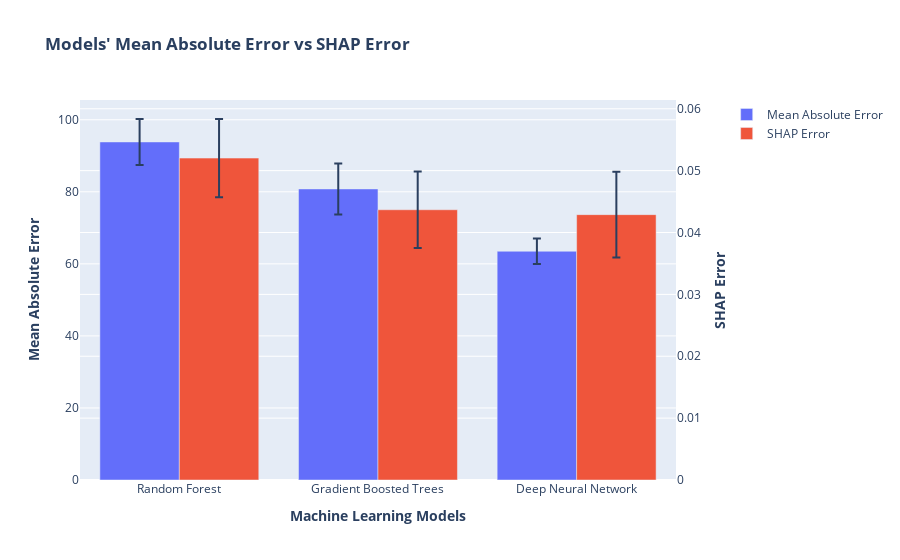

Notebook cell for this chart:
### Code cell
# Create figure with secondary y-axis
model = ['Random Forest', 'Gradient Boosted Trees', 'Deep Neural Network']
fig = make_subplots(specs=[[{"secondary_y": True}]])
# Add traces
fig.add_trace(
    go.Bar(x=model, y=mae_median, name="Mean Absolute Error", offsetgroup= "1",
           error_y=dict(type='data', array=mae_std)),
    secondary_y=False,
)

fig.add_trace(
    go.Bar(x=model, y=sv_median, name="SHAP Error", offsetgroup= "2",
           error_y=dict(type='data', array=sv_std)),
    secondary_y=True,
)

# Add figure title
fig.update_layout(
    title_text="<b>Models' Mean Absolute Error vs SHAP Error</b>",
    barmode='group'
)
# fig.update_traces(texttemplate='%{text:.2s}', textposition='auto')
# fig.update_layout(uniformtext_minsize=8, uniformtext_mode='hide')


# Set x-axis title
fig.update_xaxes(title_text="<b>Machine Learning Models</b>")

# Set y-axes titles
fig.update_yaxes(title_text="<b>Mean Absolute Error</b>", secondary_y=False)
fig.update_yaxes(title_text="<b>SHAP Error</b>", secondary_y=True)


fig.show()

### Figure 1 — Plotly figure (JSON) as saved in the notebook; plotly's stock layout.template omitted (floating-point values rounded to 4 significant figures)
{"data": [{"error_y": {"array": [6.368, 7.088, 3.566], "type": "data"}, "name": "Mean Absolute Error", "offsetgroup": "1", "type": "bar", "x": ["Random Forest", "Gradient Boosted Trees", "Deep Neural Network"], "xaxis": "x", "y": [93.84, 80.79, 63.5], "yaxis": "y"}, {"error_y": {"array": [0.006317, 0.006196, 0.006937], "type": "data"}, "name": "SHAP Error", "offsetgroup": "2", "type": "bar", "x": ["Random Forest", "Gradient Boosted Trees", "Deep Neural Network"], "xaxis": "x", "y": [0.05203, 0.04367, 0.04289], "yaxis": "y2"}], "layout": {"barmode": "group", "title": {"text": "<b>Models' Mean Absolute Error vs SHAP Error</b>"}, "xaxis": {"anchor": "y", "domain": [0, 0.94], "title": {"text": "<b>Machine Learning Models</b>"}}, "yaxis": {"anchor": "x", "domain": [0, 1], "title": {"text": "<b>Mean Absolute Error</b>"}}, "yaxis2": {"anchor": "x", "overlaying": "y", "side": "right", "title": {"text": "<b>SHAP Error</b>"}}}}
